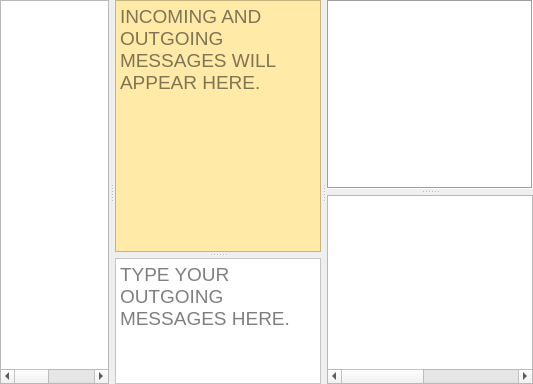
      <widget class="QSplitter" name="textHorizontalSplitter">
       <property name="sizePolicy">
        <sizepolicy hsizetype="MinimumExpanding" vsizetype="Expanding">
         <horstretch>0</horstretch>
         <verstretch>4</verstretch>
        </sizepolicy>
       </property>
       <property name="minimumSize">
        <size>
         <width>0</width>
         <height>75</height>
        </size>
       </property>
       <property name="orientation">
        <enum>Qt::Orientation::Horizontal</enum>
       </property>
       <property name="handleWidth">
        <number>6</number>
       </property>
       <widget class="QTableWidget" name="tableWidgetRXAll">
        <property name="sizePolicy">
         <sizepolicy hsizetype="Expanding" vsizetype="Expanding">
          <horstretch>6</horstretch>
          <verstretch>0</verstretch>
         </sizepolicy>
        </property>
        <property name="font">
         <font>
          <pointsize>12</pointsize>
         </font>
        </property>
        <!--property name="toolTip">
         <string>&lt;html&gt;&lt;head/&gt;&lt;body&gt;&lt;p&gt;Received band activity is displayed with time since last heard, SNR, and the text received for each frequency offset in the passband.&lt;/p&gt;&lt;/body&gt;&lt;/html&gt;</string>
        </property-->
        <property name="sizeAdjustPolicy">
         <enum>QAbstractScrollArea::SizeAdjustPolicy::AdjustToContentsOnFirstShow</enum>
        </property>
        <property name="autoScroll">
         <bool>false</bool>
        </property>
        <property name="editTriggers">
         <set>QAbstractItemView::EditTrigger::NoEditTriggers</set>
        </property>
        <property name="showDropIndicator" stdset="0">
         <bool>false</bool>
        </property>
        <property name="dragDropOverwriteMode">
         <bool>false</bool>
        </property>
        <property name="alternatingRowColors">
         <bool>true</bool>
        </property>
        <property name="selectionMode">
         <enum>QAbstractItemView::SelectionMode::SingleSelection</enum>
        </property>
        <property name="selectionBehavior">
         <enum>QAbstractItemView::SelectionBehavior::SelectRows</enum>
        </property>
        <property name="textElideMode">
         <enum>Qt::TextElideMode::ElideLeft</enum>
        </property>
        <property name="gridStyle">
         <enum>Qt::PenStyle::DotLine</enum>
        </property>
        <property name="sortingEnabled">
         <bool>false</bool>
        </property>
        <property name="wordWrap">
         <bool>false</bool>
        </property>
        <attribute name="horizontalHeaderVisible">
         <bool>false</bool>
        </attribute>
        <attribute name="horizontalHeaderCascadingSectionResizes">
         <bool>false</bool>
        </attribute>
        <attribute name="horizontalHeaderMinimumSectionSize">
         <number>20</number>
        </attribute>
        <attribute name="horizontalHeaderDefaultSectionSize">
         <number>30</number>
        </attribute>
        <attribute name="horizontalHeaderHighlightSections">
         <bool>false</bool>
        </attribute>
        <attribute name="horizontalHeaderStretchLastSection">
         <bool>true</bool>
        </attribute>
        <attribute name="verticalHeaderVisible">
         <bool>false</bool>
        </attribute>
        <column>
         <property name="text">
          <string>Callsign</string>
         </property>
        </column>
        <column>
         <property name="text">
          <string>Offset</string>
         </property>
        </column>
        <column>
         <property name="text">
          <string>Time Delta</string>
         </property>
        </column>
        <column>
         <property name="text">
          <string>Age</string>
         </property>
        </column>
        <column>
         <property name="text">
          <string>SNR</string>
         </property>
        </column>
        <column>
         <property name="text">
          <string>Speed</string>
         </property>
        </column>
        <column>
         <property name="text">
          <string>Message(s)</string>
         </property>
        </column>
       </widget>
       <widget class="QSplitter" name="textVerticalSplitter">
        <property name="sizePolicy">
         <sizepolicy hsizetype="Expanding" vsizetype="Expanding">
          <horstretch>10</horstretch>
          <verstretch>0</verstretch>
         </sizepolicy>
        </property>
        <property name="orientation">
         <enum>Qt::Orientation::Vertical</enum>
        </property>
        <property name="handleWidth">
         <number>6</number>
        </property>
        <widget class="RxTextEdit" name="textEditRX">
         <property name="toolTip">
          <string>Double-click to select call sign</string>
         </property>
         <property name="sizePolicy">
          <sizepolicy hsizetype="Expanding" vsizetype="Expanding">
           <horstretch>4</horstretch>
           <verstretch>2</verstretch>
          </sizepolicy>
         </property>
         <property name="font">
          <font>
           <pointsize>14</pointsize>
           <italic>false</italic>
          </font>
         </property>
         <property name="autoFillBackground">
          <bool>true</bool>
         </property>
         <property name="styleSheet">
          <string notr="true">QTextEdit { background-color:#ffeaa7; }</string>
         </property>
         <property name="undoRedoEnabled">
          <bool>false</bool>
         </property>
         <property name="readOnly">
          <bool>true</bool>
         </property>
         <property name="placeholderText">
          <string>INCOMING AND OUTGOING MESSAGES WILL APPEAR HERE.</string>
         </property>
        </widget>
        <widget class="TransmitTextEdit" name="extFreeTextMsgEdit">
         <property name="sizePolicy">
          <sizepolicy hsizetype="Expanding" vsizetype="Expanding">
           <horstretch>4</horstretch>
           <verstretch>1</verstretch>
          </sizepolicy>
         </property>
         <property name="font">
          <font>
           <pointsize>14</pointsize>
          </font>
         </property>
         <property name="styleSheet">
          <string notr="true">QTextEdit { background:rgb(255, 255, 255); }

QTextEdit[readOnly=&quot;true&quot;] {
	background:#EEE;
	font-style:italic;
}

QTextEdit[transmitting=&quot;true&quot;] {
	background:#EEE;
	font-style:italic;
}</string>
         </property>
         <property name="acceptRichText">
          <bool>false</bool>
         </property>
         <property name="placeholderText">
          <string>TYPE YOUR OUTGOING MESSAGES HERE.</string>
         </property>
        </widget>
       </widget>
       <widget class="QSplitter" name="callsVerticalSplitter">
        <property name="sizePolicy">
         <sizepolicy hsizetype="Expanding" vsizetype="Expanding">
          <horstretch>10</horstretch>
          <verstretch>0</verstretch>
         </sizepolicy>
        </property>
        <property name="orientation">
         <enum>Qt::Orientation::Vertical</enum>
        </property>
        <property name="handleWidth">
         <number>6</number>
        </property>
        <widget class="QTextBrowser" name="callDetailTextBrowser">
         <property name="visible">
          <bool>false</bool>
         </property>
         <property name="frameShape">
          <enum>QFrame::Shape::Box</enum>
         </property>
        </widget>
        <widget class="QTableWidget" name="tableWidgetCalls">
         <property name="font">
          <font>
           <pointsize>12</pointsize>
          </font>
         </property>
         <!--property name="toolTip">
          <string>&lt;html&gt;&lt;head/&gt;&lt;body&gt;&lt;p&gt;Received callsigns are displayed with time since last heard, SNR, and grid locator (if reported).&lt;/p&gt;&lt;/body&gt;&lt;/html&gt;</string>
         </property-->
         <property name="autoScroll">
          <bool>false</bool>
         </property>
         <property name="editTriggers">
          <set>QAbstractItemView::EditTrigger::NoEditTriggers</set>
         </property>
         <property name="showDropIndicator" stdset="0">
          <bool>false</bool>
         </property>
         <property name="alternatingRowColors">
          <bool>true</bool>
         </property>
         <property name="selectionMode">
          <enum>QAbstractItemView::SelectionMode::SingleSelection</enum>
         </property>
         <property name="selectionBehavior">
          <enum>QAbstractItemView::SelectionBehavior::SelectRows</enum>
         </property>
         <property name="textElideMode">
          <enum>Qt::TextElideMode::ElideRight</enum>
         </property>
         <property name="gridStyle">
          <enum>Qt::PenStyle::DotLine</enum>
         </property>
         <property name="wordWrap">
          <bool>false</bool>
         </property>
         <attribute name="horizontalHeaderVisible">
          <bool>false</bool>
         </attribute>
         <attribute name="horizontalHeaderMinimumSectionSize">
          <number>20</number>
         </attribute>
         <attribute name="horizontalHeaderDefaultSectionSize">
          <number>30</number>
         </attribute>
         <attribute name="horizontalHeaderHighlightSections">
          <bool>false</bool>
         </attribute>
         <attribute name="horizontalHeaderStretchLastSection">
          <bool>true</bool>
         </attribute>
         <attribute name="verticalHeaderVisible">
          <bool>false</bool>
         </attribute>
         <column>
          <property name="text">
           <string>★</string>
          </property>
         </column>
         <column>
          <property name="text">
           <string>Callsigns</string>
          </property>
         </column>
         <column>
          <property name="text">
           <string>Time Delta</string>
          </property>
         </column>
         <column>
          <property name="text">
           <string>Age</string>
          </property>
         </column>
         <column>
          <property name="text">
           <string>SNR</string>
          </property>
         </column>
         <column>
          <property name="text">
           <string>Offset</string>
          </property>
         </column>
         <column>
          <property name="text">
           <string>Speed</string>
          </property>
         </column>
         <column>
          <property name="text">
           <string>Grid</string>
          </property>
         </column>
         <column>
          <property name="text">
           <string>Distance</string>
          </property>
         </column>
         <column>
          <property name="text">
           <string>°</string>
          </property>
          <property name="toolTip">
           <string>Azimuth</string>
          </property>
         </column>
         <column>
          <property name="text">
           <string>✓</string>
          </property>
          <property name="toolTip">
           <string>Worked Before</string>
          </property>
         </column>
         <column>
          <property name="text">
           <string>Name</string>
          </property>
         </column>
         <column>
          <property name="text">
           <string>Comment</string>
          </property>
         </column>
        </widget>
       </widget>
      </widget>
